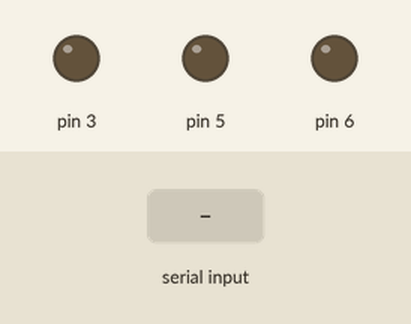
Simulated run of this sketch. Board: Arduino Uno, built with avr-gcc and run on an emulated ATmega328P. On the bench: output pins drawn as LEDs (lit = HIGH). The inputs (shaded band) are chosen by the test bench.

Above: at 1.2 s.
1.3 s: "30,150\n" received over Serial
At 2.1 s:
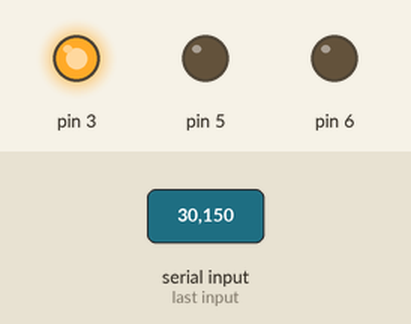
6.8 s: "5\n" received over Serial
At 8.7 s:
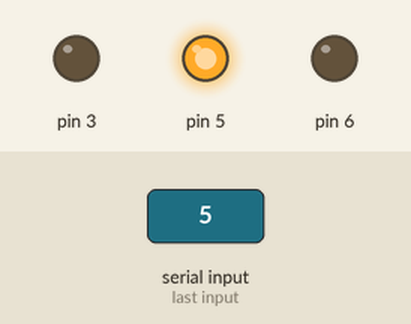
Timing chart, 0 to 10.8 s (numbered marks = the images above; inputs shaded):
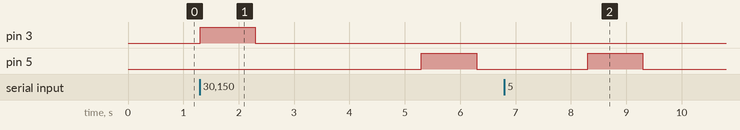

The sketch:

arduino_3leds.ino
```cpp
char receivedChar;
boolean newData = false;

void setup() {

  Serial.begin(9600);

  pinMode(3, OUTPUT);
  pinMode(5, OUTPUT);
  pinMode(6, OUTPUT);

}

void loop() {

  recvInfo();
  lightLED();

}

void recvInfo() {

  if (Serial.available() > 0) {

    receivedChar = Serial.read();
    newData = true;

  }

}

void lightLED() {

  int led = (receivedChar - '0');

  while(newData == true) {

    digitalWrite(led, HIGH);
    delay(1000);
    digitalWrite(led, LOW);

    newData = false;

  }

}
```

Measured:
- after the input at 1.3 s, pin 3: LOW → HIGH at once, → LOW 1.0 s later; pin 5: LOW → HIGH after 4.0 s, → LOW 1.0 s later
- after the input at 6.8 s, pin 5: LOW → HIGH after 1.5 s, → LOW 1.0 s later
